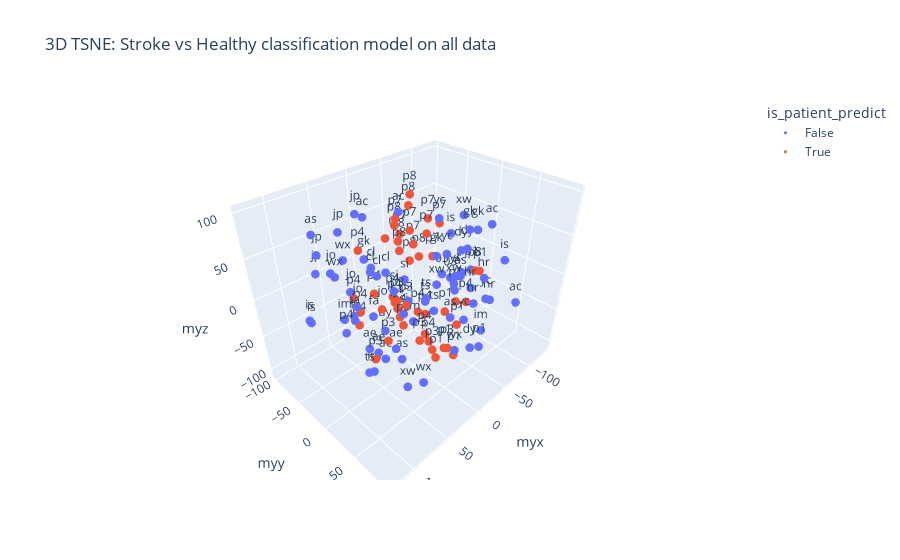

The notebook cell this image was saved under:
### Code cell
tsne_input = df_raw.iloc[:,:24].to_numpy()
data_tsne = TSNE(n_components=3, learning_rate='auto', init='random', perplexity=3).fit_transform(tsne_input)

data_tsne = pd.DataFrame(data_tsne, columns=['myx', 'myy', 'myz'])

data_tsne['is_patient_predict'] = knn.predict(df_raw.iloc[:,:24])
data_tsne['subject_ids'] = df_raw['subject_id'].to_numpy()

fig = px.scatter_3d(data_tsne, 
                    x='myx', y='myy', z='myz', 
                    color='is_patient_predict', 
                    text='subject_ids',
                    title='3D TSNE: Stroke vs Healthy classification model on all data'
)
fig.update_traces(marker=dict(size=3))
fig.show()

### Figure 1 — Plotly figure (JSON) as saved in the notebook; plotly's stock layout.template omitted (floating-point values rounded to 4 significant figures)
{"data": [{"hovertemplate": "is_patient_predict=False<br>myx=%{x}<br>myy=%{y}<br>myz=%{z}<br>subject_ids=%{text}<extra></extra>", "legendgroup": "False", "marker": {"color": "#636efa", "size": 3, "symbol": "circle"}, "mode": "markers+text", "name": "False", "scene": "scene", "showlegend": true, "text": ["fa", "fa", "fa", "fa", "xw", "xw", "xw", "xw", "ae", "ae", "ae", "ae", "hr", "hr", "hr", "hr", "as", "as", "as", "as", "cl", "cl", "cl", "cl", "ts", "ts", "ts", "ts", "dy", "dy", "dy", "dy", "p4", "im", "im", "im", "im", "si", "si", "si", "si", "gk", "gk", "gk", "gk", "jo", "jo", "jo", "jp", "jp", "jp", "jp", "wx", "wx", "wx", "wx", "03", "03", "ac", "ac", "ac", "ac", "p1", "p1", "p1", "yc", "yc", "yc", "yc", "yc", "is", "is", "is", "is"], "type": "scatter3d", "x": [53.21, 66.16, -134.0, 73.44, -64.54, 68.65, -13.42, 3.715, 58.1, 57.79, 31.81, 48.37, -20.26, -14.93, -19.24, -5.302, 77.12, 39.15, 12.0, 24.65, 34.0, 14.53, 14.22, 21.63, -36.98, -34.53, -21.69, 104.2, -72.91, -55.65, -62.35, -2.606, 93.06, 67.06, 13.89, -49.38, 49.07, 19.11, 25.26, 19.04, 31.02, 12.47, 4.148, -44.58, -30.81, 91.14, 88.51, 45.98, 69.87, 48.66, 74.97, 34.92, 54.62, 42.75, 15.78, 76.1, -68.2, -65.67, -95.94, 22.87, -52.97, 3.853, -19.67, -108.4, -54.8, -27.14, -28.38, -66.25, -61.21, -4.084, 108.2, -68.81, 124.4, -99.57], "y": [-6.014, -20.52, -42.53, -11.28, 10.74, 60.44, 44.27, 36.13, 4.872, -10.4, 3.617, 4.445, 75.77, 64.76, 85.36, 76.52, -65.6, 85.23, -8.478, 82.31, -30.75, -28.85, -44.74, -44.79, -16.73, -1.261, -3.497, 47.45, 3.771, 40.4, 20.56, -54.52, 1.104, -38.68, 12.91, 58.03, -16.37, 10.87, 10.17, 5.488, 2.317, 42.64, -79.06, 45.46, 46.08, 19.59, 7.689, -88.48, -73.16, -61.17, -71.43, -48.5, -48.51, 95.29, 31.56, -34.06, -20.32, -4.461, 26.23, 2.92, 94.61, -76.83, 77.95, -7.409, 12.09, 21.32, 33.52, 48.5, 23.52, 29.74, -38.75, 65.38, -6.471, -35.23], "z": [-10.75, -17.24, -58.53, -1.634, 70.17, -53.26, 22.92, 25.88, -51.22, -55.78, -63.37, -67.12, 41.15, 26.88, 20.83, 18.96, 71.2, 31.73, -101.0, 67.66, 23.81, 15.13, 2.989, 17.43, -39.61, -48.98, -29.33, -17.31, 20.47, -94.44, 33.71, -92.73, -4.994, -25.7, -29.02, -52.36, -100.9, 0.2937, -14.06, 24.78, 14.47, 65.76, 5.743, 72.85, 78.43, 36.0, 45.0, 0.9762, 41.65, 64.94, 21.66, 84.91, 39.58, 1.379, -108.4, 35.67, -20.97, -17.48, 53.45, 100.7, 4.646, 60.82, -45.35, -26.93, -22.4, 42.17, 19.93, -21.72, -63.65, 94.14, -3.632, 35.75, 21.63, 17.49]}, {"hovertemplate": "is_patient_predict=True<br>myx=%{x}<br>myy=%{y}<br>myz=%{z}<br>subject_ids=%{text}<extra></extra>", "legendgroup": "True", "marker": {"color": "#EF553B", "size": 3, "symbol": "circle"}, "mode": "markers+text", "name": "True", "scene": "scene", "showlegend": true, "text": ["p3", "p3", "p1", "p1", "p4", "p4", "p4", "p4", "p4", "p8", "p8", "p1", "p1", "p1", "p4", "p4", "p4", "p4", "p4", "p8", "p8", "p8", "p8", "p8", "p8", "jo", "p3", "p3", "p3", "p3", "p3", "p3", "p7", "p7", "p7", "p7", "p7", "p7", "p7", "p7", "p4", "p4", "p4", "p4", "p1", "p1", "p1"], "type": "scatter3d", "x": [42.75, 52.31, -105.2, -18.89, -36.85, -25.3, 61.93, -49.95, -51.14, -42.48, -73.9, -46.25, -9.556, -14.62, -88.29, 4.264, 28.68, -2.691, -2.721, 25.7, -34.08, -54.37, -51.91, -36.52, -36.47, 89.53, 82.22, 59.52, 22.78, 32.79, 74.84, 50.36, -33.57, -26.22, -52.36, -14.02, -7.899, -11.77, -56.73, -66.81, 35.01, 28.88, -12.12, -19.41, 7.34, -6.522, -36.66], "y": [51.15, 42.88, 8.567, 44.89, -17.13, -0.12, -11.65, -30.16, -44.27, -50.3, 24.57, -98.07, 37.12, 50.31, 4.436, -63.65, -72.0, -34.71, -26.34, 6.159, -61.02, -63.63, -58.69, -28.51, -69.33, 52.39, 30.01, 46.28, 69.99, 59.1, 41.66, 28.41, -14.11, -27.39, -22.06, -20.21, -35.86, -33.56, -34.54, -25.55, -56.61, -60.69, -40.89, -56.76, 41.19, 40.82, 29.29], "z": [-14.63, 29.5, -20.16, -79.01, -96.09, -90.49, 69.55, -78.31, -83.28, -3.631, 2.037, 6.594, -15.04, -28.26, -60.91, -35.92, -34.38, -37.19, -54.41, 61.71, 21.88, 60.32, 76.24, 14.02, 39.05, 50.33, -27.19, 11.77, -25.11, -27.98, -0.8079, 26.25, 50.15, 34.73, 10.39, 58.99, 69.17, 50.65, 53.11, 46.66, -62.72, -49.17, -54.68, -49.02, -67.88, -62.79, -20.0]}], "layout": {"legend": {"title": {"text": "is_patient_predict"}, "tracegroupgap": 0}, "scene": {"domain": {"x": [0, 1], "y": [0, 1]}, "xaxis": {"title": {"text": "myx"}}, "yaxis": {"title": {"text": "myy"}}, "zaxis": {"title": {"text": "myz"}}}, "title": {"text": "3D TSNE: Stroke vs Healthy classification model on all data"}}}
